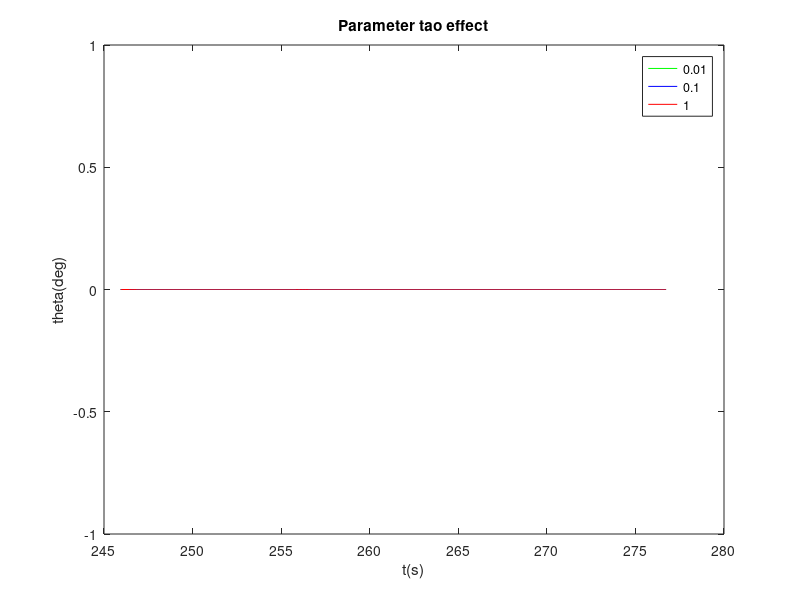

MATLAB code for this plot:
%The influence of the parameter tao on the filtering effect
clear;
load logdata
n = length(ax);  %Number of data collected
Ts = zeros(1,n);  %time interval
Ts(1) = 0.004;

for k =1:n-1
    Ts(k+1) = (timestamp(k + 1) - timestamp(k))*0.000001;
end

theta_cf = zeros(3, n);  %roll calculated from complementary filtering, unit: rad
phi_cf = zeros(3, n);  %pitch calculated from complementary filtering, unit: rad
tao = 0.001;
%@


t = timestamp*0.000001;
rad2deg = 180/pi;
figure(1)
plot(t, theta_cf(1, :)*rad2deg, 'g', t, theta_cf(2, :)*rad2deg, 'b', t, theta_cf(3, :)*rad2deg, 'r')
legend('0.01', '0.1', '1');
xlabel('t(s)')
ylabel('theta(deg)')
title('Parameter tao effect')

